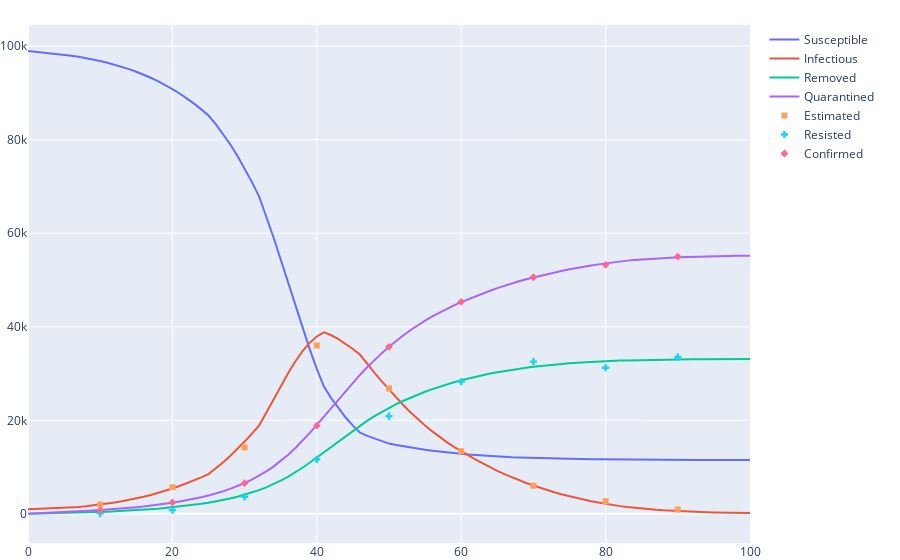

The cell this chart's notebook holds for it:
### Code cell
city = Region(99000, 1000, 0, 0)
epidemic = dynamic.estimate(city)
fig = SIRQt.plot(epidemic)
sample = Sample(epidemic, np.arange(T//10, T, T//10), 100000*np.ones(9), 1000*np.ones(9), Bin)
sample.plot(fig)
resisted = Resisted(epidemic, np.arange(T//10, T, T//10), 1000*np.ones(9), Bin)
resisted.plot(fig)
confirmed = Confirmed(epidemic, np.arange(T//10, T, T//10))
confirmed.plot(fig)
